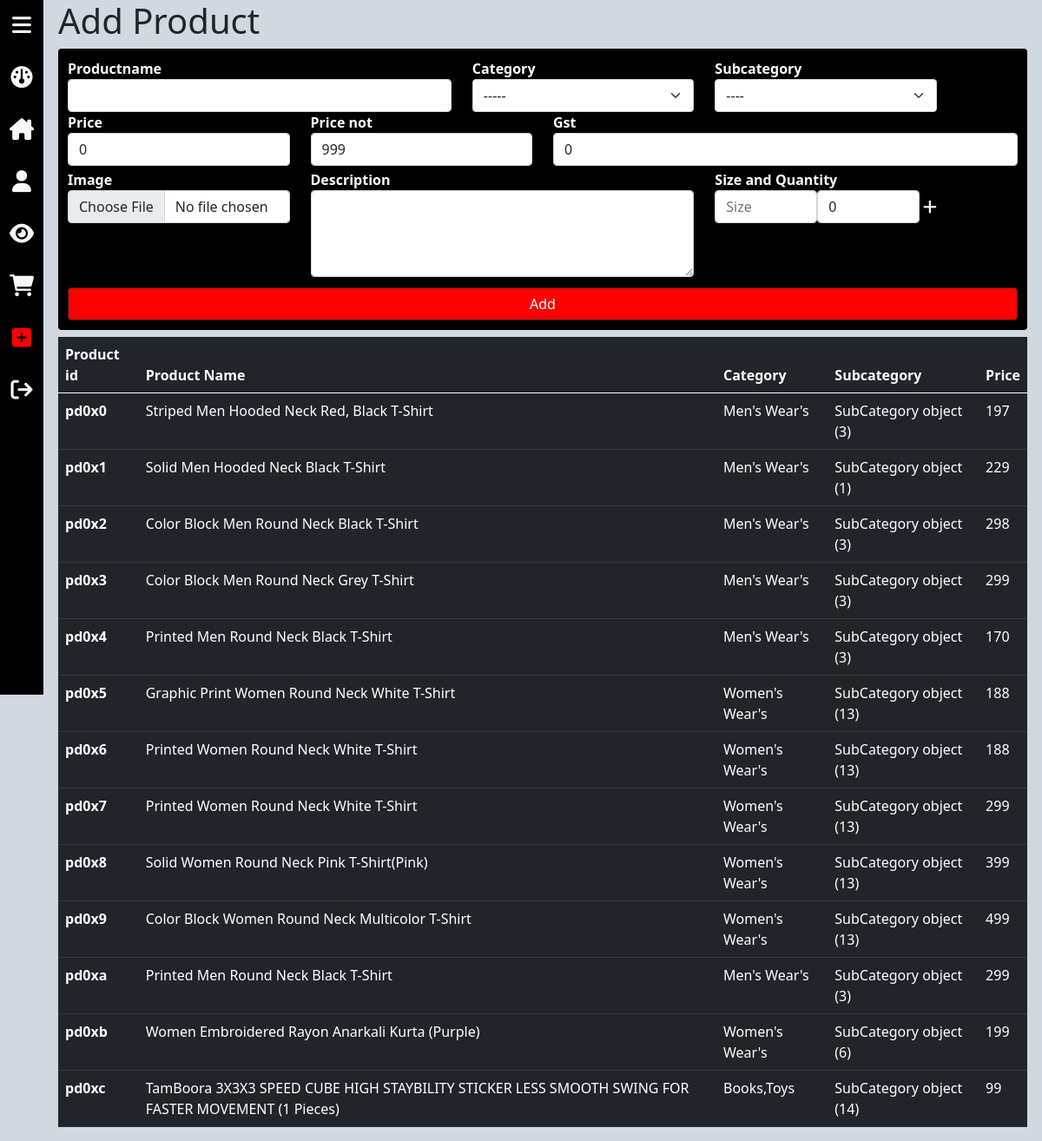
The page /Seller/AddProduct (signed in) on the database its author committed.
### Seller/models.py (models this page shows, shortened)
class Product(models.Model):
	GST_CHOICES=(("0",'0'),("3",'3'),("5",'5'),("12",'12'),("18",'18'),("28",'28'))
	product_id= models.BigAutoField(primary_key=True)
	product_id2= models.CharField(max_length=100,default='')
	shop=models.ForeignKey(User, on_delete=models.CASCADE,default='')
	productname= models.CharField(max_length=100)
	category=models.ForeignKey(Category,on_delete=models.CASCADE)
	subcategory=models.ForeignKey(SubCategory, default="", verbose_name="Category", on_delete=models.SET_DEFAULT, null=True)
	price=models.IntegerField(default=0)
	price_not = models.IntegerField(default=999)
	Description= models.TextField()
	gst = models.CharField(default='0',max_length=3,choices=GST_CHOICES)
	pub_date = models.DateField(auto_now=True)
	image=models.ImageField(upload_to='products/images', default="",null=True)

class Category(models.Model):
	categoey_name = models.CharField(max_length=50, default="")
	def __str__(self):
    		return self.categoey_name

class SubCategory(models.Model):
    categoryname=models.ForeignKey(Category,on_delete=models.CASCADE)
    sub_name = models.CharField(max_length=50, default="")

### Seller/views.py (the view)
# urls.py: path('Seller/AddProduct',views.AddProduct,name='addproduct'),
@login_required
def AddProduct(request):
    if request.method=='POST':
        addprod=AddproductForm(request.POST,request.FILES)
        p_name=request.POST.get('productname')
        shop=request.user
        category=request.POST.get('category')
        subcategory=request.POST.get('subcategory')
        description=request.POST.get('Description')
        img=request.FILES.get('image')
        price=request.POST.get('price')
        price_not=request.POST.get('price_not')
        gst=request.POST.get('gst')
        sizeitem=request.POST.get('Sizeitems')
        if bool(int(category)) and bool(int(subcategory)) and  description and  img:
               category=Category.objects.get(pk=category)
               subcategory=SubCategory.objects.get(pk=subcategory)
               if Product.objects.all():
                  product_id2=Product.objects.all().last().product_id2
                  pd=product_id2[2:]
                  product_id2='pd'+str(hex(int(pd,16)+1))
               else:
                  product_id2='pd'+hex(0)
               Product(product_id2=product_id2,productname=p_name,shop=shop,category=category,subcategory=subcategory,image=img,price=price,price_not=price_not,gst=gst,Description=description).save()
               product=Product.objects.get(product_id2=product_id2)
               for i in range(1,int(sizeitem)+1):
                   product_size=request.POST.get(f'prodsize{i}')
                   product_quantity=request.POST.get(f'prodquantity{i}')
                   Productsize(product=product,product_size=product_size,product_quantity=int(product_quantity)).save()
               messages.success(request,'Product Added')
    else:
        addprod=AddproductForm()
    Myproduct={item for item in  Product.objects.all() if request.user==item.shop}
    category=Category.objects.all()
    return render(request,'Seller/addprod.html',{'addprod':addprod,'category':category,'Myproduct':Myproduct})

### Seller/forms.py
class AddproductForm(forms.ModelForm):
    class Meta:
        model=Product
        fields="__all__"

### Seller/templates/Seller/addprod.html (shortened to what this page needs)
{% extends 'Seller/base.html' %}
{% load static %}
{% load crispy_forms_tags %}
{% block mainbody %}
<h1>Add Product</h1>
<form action="" method='post' novalidate enctype="multipart/form-data">
<div id="Mycard" class="card">
<div class="row">
     <div class="col-md-5">
        {{addprod.productname|as_crispy_field}}
    </div>
    <div class="col-md-3">
        <label for="id_category">Category</label>
        <select name='category' onchange="GetSubcategory(this.value)" class="form-select" id="id_category">
           <option  value='0' selected >-----</option>
        </select>
    </div>
    <div class="col-md-3">
        <label for="id_subcategory">Subcategory</label>
        <select name='subcategory' class="form-select" id="id_subcategory">
           <option value="0"  selected>----</option>
        </select>
    </div>
    <div class="col-md-3">
        {{addprod.price|as_crispy_field}}
    </div>
    <div class="col-md-3">
        {{addprod.price_not|as_crispy_field}}
    </div>
    <div class="col-md-6 mb-1">
         {{addprod.gst|as_crispy_field}}
     </div>
    <div class="col-md-3 mb-1">
        <label for="id_for_img">Image</label>
        <input type="file" required name='image' id="id_for_img" accept="images/*"  alt="img" class="form-control clearablefileinput">
    </div>
     <div class="col-md-5 mb-2">
        {{addprod.Description|as_crispy_field}}
    </div>
    <div class="col-md-3">
      <label>Size and Quantity</label>
      <div class="d-flex align-items-center quan">
        <input type="text" placeholder="Size"  name="prodsize1" class="form-control" >
        <input type="text" placeholder="Quantity" name="prodquantity1" value="0" class="form-control">
        <i class=" text-light  ms-1 fa-solid fa-plus" style="font-size:18px;" onclick="AddSize()"></i>
      </div>
    </div>
   </div>
    <div class="col-12">
        <input type="submit" onclick="AddProd()" style="background:red;" class="btn btn-dark mt-1 w-100" value="Add">
    </div>
</div>
<div>
</form>
<table class="table table-dark mt-2">
  <thead>
    <tr>
      <th scope="col">Product id</th>
      <th scope="col">Product Name</th>
      <th scope="col">Category</th>
      <th scope="col">Subcategory</th>
      <th scope="col">Price</th>
    </tr>
  </thead>
  <tbody>
   {% for product in Myproduct %}
    <tr>
      <th scope="row">{{product.product_id2}}</th>
      <td>{{product.productname}}</td>
      <td>{{product.category}}</td>
      <td>{{product.subcategory}}</td>
      <td>{{product.price}}</td>
    </tr>
   {% endfor %}
  </tbody>
</table>
{% endblock mainbody %}

### Seller/static/Seller/css/style.css (style rules this page uses)
:root { --major-color:#3B3B98; }
body,html { background: #d1d8e0; overflow-x: hidden !important; height: 100%; }

### Seller/templates/Seller/addprod.html (style rules this page uses)
#Mycard { padding:10px; background: #000; }
#Mycard label { color:#fff; font-weight:600; }
#id_Description { height:100px; }

### rows shown on the page
Product: product_id2 "pd0x0", productname "Striped Men Hooded Neck Red, Black T-Shirt", category "Men's Wear's", subcategory "SubCategory object (3)", price "197"
Product: product_id2 "pd0x1", productname "Solid Men Hooded Neck Black T-Shirt", category "Men's Wear's", subcategory "SubCategory object (1)", price "229"
Product: product_id2 "pd0x2", productname "Color Block Men Round Neck Black T-Shirt", category "Men's Wear's", subcategory "SubCategory object (3)", price "298"
Product: product_id2 "pd0x3", productname "Color Block Men Round Neck Grey T-Shirt", category "Men's Wear's", subcategory "SubCategory object (3)", price "299"
Product: product_id2 "pd0x4", productname "Printed Men Round Neck Black T-Shirt", category "Men's Wear's", subcategory "SubCategory object (3)", price "170"
Product: product_id2 "pd0x5", productname "Graphic Print Women Round Neck White T-Shirt", category "Women's Wear's", subcategory "SubCategory object (13)", price "188"
Product: product_id2 "pd0x6", productname "Printed Women Round Neck White T-Shirt", category "Women's Wear's", subcategory "SubCategory object (13)", price "188"
Product: product_id2 "pd0x7", productname "Printed Women Round Neck White T-Shirt", category "Women's Wear's", subcategory "SubCategory object (13)", price "299"
Product: product_id2 "pd0x8", productname "Solid Women Round Neck Pink T-Shirt(Pink)", category "Women's Wear's", subcategory "SubCategory object (13)", price "399"
Product: product_id2 "pd0x9", productname "Color Block Women Round Neck Multicolor T-Shirt", category "Women's Wear's", subcategory "SubCategory object (13)", price "499"
Product: product_id2 "pd0xa", productname "Printed Men Round Neck Black T-Shirt", category "Men's Wear's", subcategory "SubCategory object (3)", price "299"
Product: product_id2 "pd0xb", productname "Women Embroidered Rayon Anarkali Kurta (Purple)", category "Women's Wear's", subcategory "SubCategory object (6)", price "199"
Product: product_id2 "pd0xc", productname "TamBoora 3X3X3 SPEED CUBE HIGH STAYBILITY STICKER LESS SMOOTH SWING FOR FASTER MOVEMENT (1 Pieces)", category "Books,Toys", subcategory "SubCategory object (14)", price "99"
